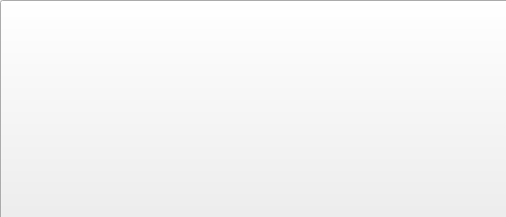
<?xml version="1.0" encoding="UTF-8"?>
<ui version="4.0">
 <class>victory</class>
 <widget class="QWidget" name="victory">
  <property name="geometry">
   <rect>
    <x>0</x>
    <y>0</y>
    <width>506</width>
    <height>217</height>
   </rect>
  </property>
  <property name="windowTitle">
   <string>Form</string>
  </property>
  <property name="styleSheet">
   <string notr="true"/>
  </property>
  <widget class="QPushButton" name="return_2">
   <property name="geometry">
    <rect>
     <x>0</x>
     <y>0</y>
     <width>511</width>
     <height>221</height>
    </rect>
   </property>
   <property name="styleSheet">
    <string notr="true">border-image: url(:/meze/img/victory.jpg);</string>
   </property>
   <property name="text">
    <string/>
   </property>
  </widget>
 </widget>
 <resources/>
 <connections/>
</ui>
